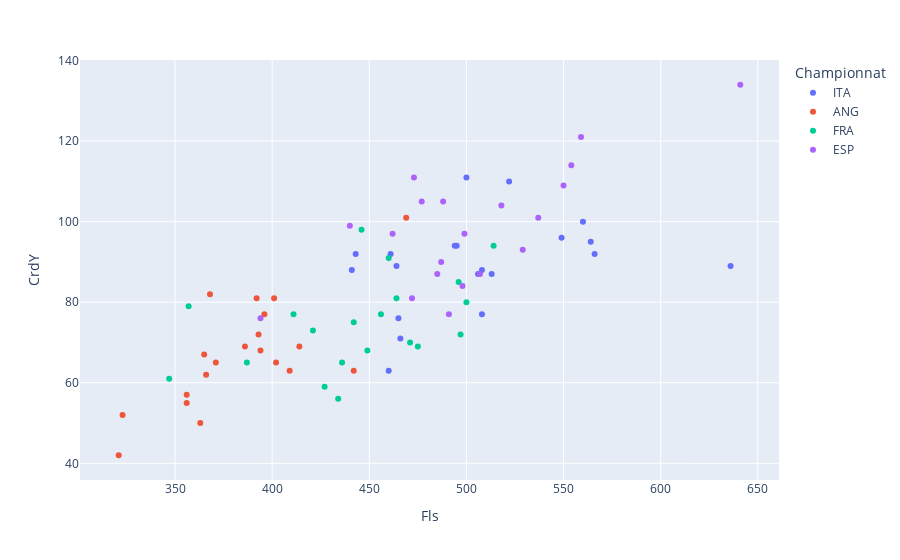

Notebook cell for this chart:
### Markdown cell above
### Fair-Play

### Code cell
px.scatter(df, x="Fls", y="CrdY", color="Championnat", hover_name="Squad")

### Figure 1 — Plotly figure (JSON) as saved in the notebook; plotly's stock layout.template omitted (floating-point values rounded to 4 significant figures)
{"data": [{"hovertemplate": "<b>%{hovertext}</b><br><br>Championnat=ITA<br>Fls=%{x}<br>CrdY=%{y}<extra></extra>", "hovertext": ["Milan", "Inter", "Napoli", "Juventus", "Lazio", "Roma", "Fiorentina", "Atalanta", "Hellas Verona", "Torino", "Sassuolo", "Udinese", "Bologna", "Empoli", "Sampdoria", "Spezia", "Salernitana", "Cagliari", "Genoa", "Venezia"], "legendgroup": "ITA", "marker": {"color": "#636efa", "symbol": "circle"}, "mode": "markers", "name": "ITA", "orientation": "v", "showlegend": true, "type": "scatter", "x": [465, 466, 460, 508, 441, 500, 464, 513, 560, 636, 461, 564, 443, 506, 495, 508, 494, 549, 566, 522], "xaxis": "x", "y": [76, 71, 63, 77, 88, 111, 89, 87, 100, 89, 92, 95, 92, 87, 94, 88, 94, 96, 92, 110], "yaxis": "y"}, {"hovertemplate": "<b>%{hovertext}</b><br><br>Championnat=ANG<br>Fls=%{x}<br>CrdY=%{y}<extra></extra>", "hovertext": ["Manchester City", "Liverpool", "Chelsea", "Tottenham", "Arsenal", "Manchester Utd", "West Ham", "Leicester City", "Brighton", "Wolves", "Newcastle Utd", "Crystal Palace", "Brentford", "Aston Villa", "Southampton", "Everton", "Leeds United", "Burnley", "Watford", "Norwich City"], "legendgroup": "ANG", "marker": {"color": "#EF553B", "symbol": "circle"}, "mode": "markers", "name": "ANG", "orientation": "v", "showlegend": true, "type": "scatter", "x": [321, 363, 409, 386, 365, 396, 323, 356, 393, 366, 392, 414, 371, 401, 402, 368, 469, 394, 442, 356], "xaxis": "x", "y": [42, 50, 63, 69, 67, 77, 52, 55, 72, 62, 81, 69, 65, 81, 65, 82, 101, 68, 63, 57], "yaxis": "y"}, {"hovertemplate": "<b>%{hovertext}</b><br><br>Championnat=FRA<br>Fls=%{x}<br>CrdY=%{y}<extra></extra>", "hovertext": ["Paris S-G", "Marseille", "Monaco", "Rennes", "Nice", "Strasbourg", "Lens", "Lyon", "Nantes", "Lille", "Brest", "Reims", "Montpellier", "Angers", "Troyes", "Lorient", "Clermont Foot", "Saint-Étienne", "Metz", "Bordeaux"], "legendgroup": "FRA", "marker": {"color": "#00cc96", "symbol": "circle"}, "mode": "markers", "name": "FRA", "orientation": "v", "showlegend": true, "type": "scatter", "x": [357, 347, 496, 434, 456, 497, 421, 436, 500, 446, 427, 449, 411, 471, 442, 475, 387, 464, 514, 460], "xaxis": "x", "y": [79, 61, 85, 56, 77, 72, 73, 65, 80, 98, 59, 68, 77, 70, 75, 69, 65, 81, 94, 91], "yaxis": "y"}, {"hovertemplate": "<b>%{hovertext}</b><br><br>Championnat=ESP<br>Fls=%{x}<br>CrdY=%{y}<extra></extra>", "hovertext": ["Real Madrid", "Barcelona", "Atlético Madrid", "Sevilla", "Betis", "Real Sociedad", "Villarreal", "Athletic Club", "Valencia", "Osasuna", "Celta Vigo", "Rayo Vallecano", "Elche", "Espanyol", "Getafe", "Mallorca", "Cádiz", "Granada", "Levante", "Alavés"], "legendgroup": "ESP", "marker": {"color": "#ab63fa", "symbol": "circle"}, "mode": "markers", "name": "ESP", "orientation": "v", "showlegend": true, "type": "scatter", "x": [394, 499, 473, 462, 485, 491, 472, 487, 641, 498, 507, 537, 518, 440, 559, 554, 488, 477, 550, 529], "xaxis": "x", "y": [76, 97, 111, 97, 87, 77, 81, 90, 134, 84, 87, 101, 104, 99, 121, 114, 105, 105, 109, 93], "yaxis": "y"}], "layout": {"legend": {"title": {"text": "Championnat"}, "tracegroupgap": 0}, "margin": {"t": 60}, "xaxis": {"anchor": "y", "domain": [0, 1], "title": {"text": "Fls"}}, "yaxis": {"anchor": "x", "domain": [0, 1], "title": {"text": "CrdY"}}}}
